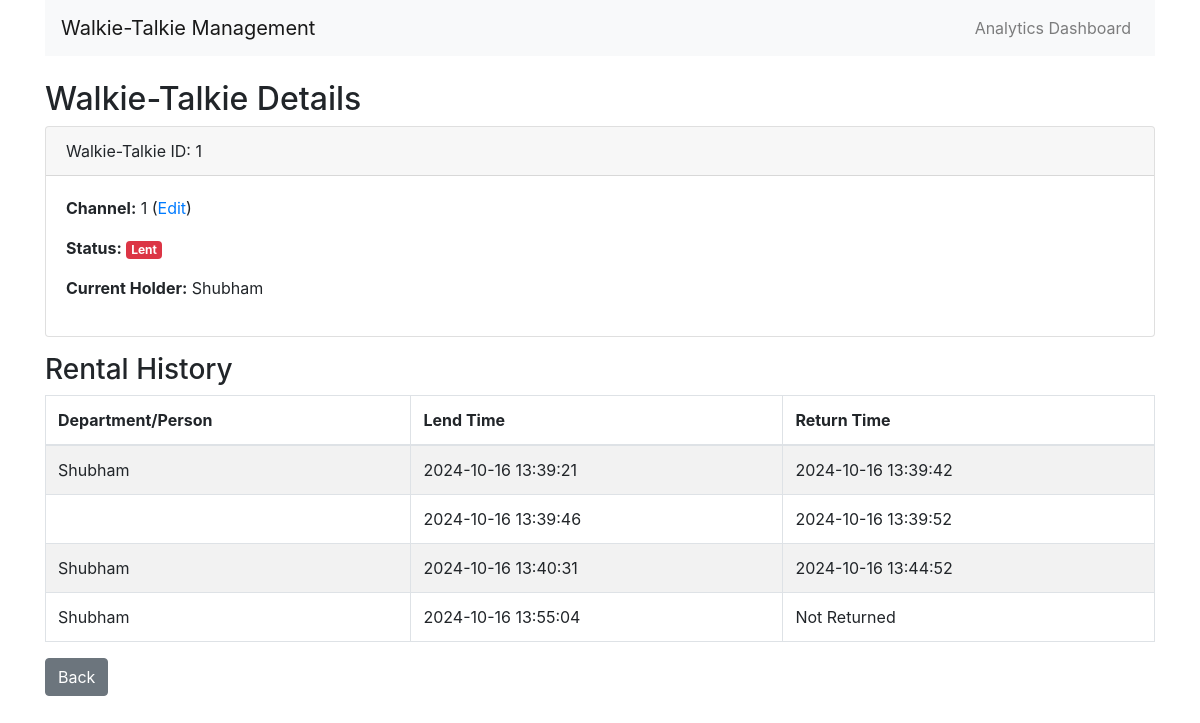
Before: /walkie_talkie/1 with the older database file.
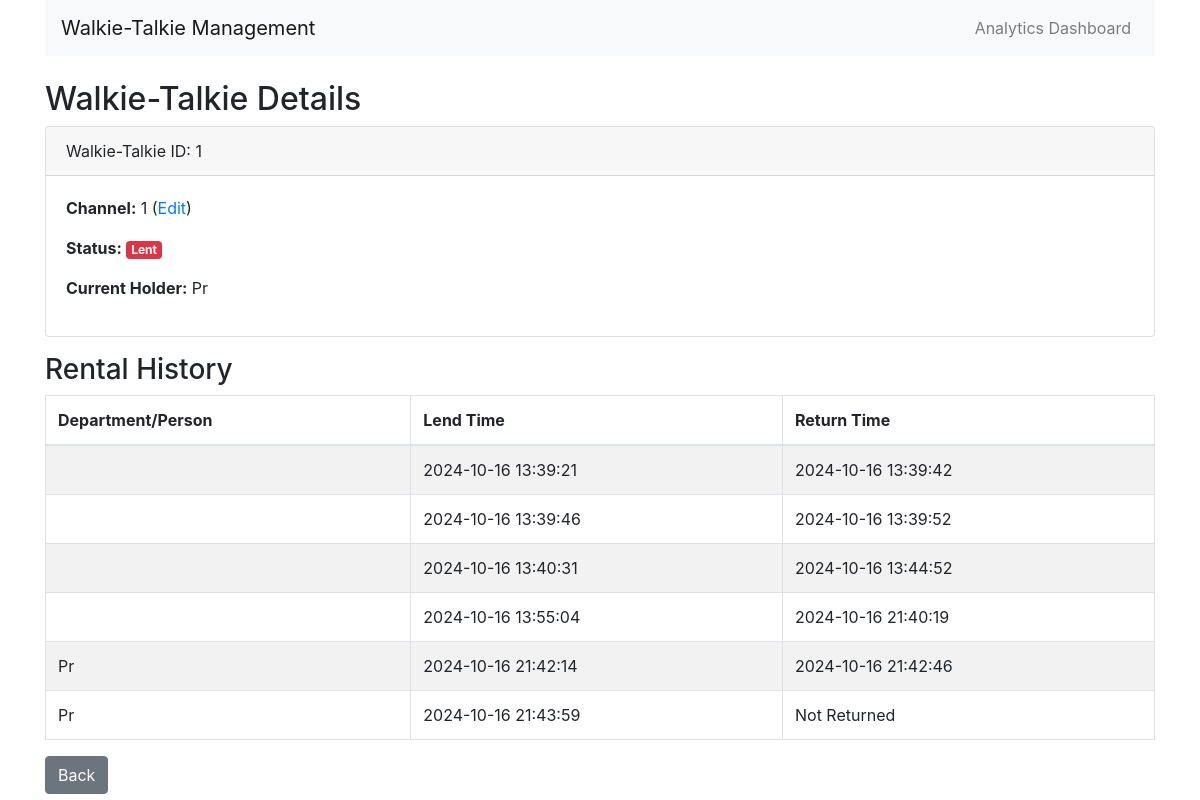
After: the same page with the newer database file.
### models.py (models this page shows)
class WalkieTalkie(db.Model):
    id = db.Column(db.Integer, primary_key=True)
    channel = db.Column(db.Integer, nullable=True, default=1)
    is_lent = db.Column(db.Boolean, default=False)
    current_holder = db.Column(db.String(100), nullable=True)
    is_charged = db.Column(db.Boolean, default=False)  # Default is now False (discharged)
    rental_history = db.relationship('Rental', backref='walkie_talkie', lazy=True)
    rental_history = db.relationship('Rental', backref='walkie_talkie', lazy=True)

class Rental(db.Model):
    id = db.Column(db.Integer, primary_key=True)
    walkie_talkie_id = db.Column(db.Integer, db.ForeignKey('walkie_talkie.id'))
    department_id = db.Column(db.Integer, db.ForeignKey('department.id'))
    lend_time = db.Column(db.DateTime, default=datetime.now)
    return_time = db.Column(db.DateTime, nullable=True)

class Department(db.Model):
    id = db.Column(db.Integer, primary_key=True)
    name = db.Column(db.String(100), nullable=False, unique=True)
    rental_history = db.relationship('Rental', backref='department', lazy=True)

### routes.py (the view)
@app.route('/walkie_talkie/<int:wt_id>')
def view_walkie_talkie(wt_id):
    wt = WalkieTalkie.query.get_or_404(wt_id)
    rentals = Rental.query.filter_by(walkie_talkie_id=wt_id).all()
    return render_template('walkie_talkie.html', wt=wt, rentals=rentals)

### templates/walkie_talkie.html
{% extends 'base.html' %}
{% block content %}
<h2>Walkie-Talkie Details</h2>
<div class="card mb-3">
    <div class="card-header">
        Walkie-Talkie ID: {{ wt.id }}
    </div>
    <div class="card-body">
        <p><strong>Channel:</strong> {{ wt.channel }} (<a href="{{ url_for('edit_walkie_talkie', wt_id=wt.id) }}">Edit</a>)</p>
        <p><strong>Status:</strong>
            {% if wt.is_lent %}
                <span class="badge badge-danger">Lent</span>
            {% else %}
                <span class="badge badge-success">Available</span>
            {% endif %}
        </p>
        <p><strong>Current Holder:</strong> {{ wt.current_holder or 'N/A' }}</p>
    </div>
</div>
<h3>Rental History</h3>
<table class="table table-striped table-bordered">
    <thead>
        <tr>
            <th>Department/Person</th>
            <th>Lend Time</th>
            <th>Return Time</th>
        </tr>
    </thead>
    <tbody>
        {% for rental in rentals %}
        <tr>
            <td>{{ rental.department.name }}</td>
            <td>{{ rental.lend_time.strftime('%Y-%m-%d %H:%M:%S') }}</td>
            <td>{{ rental.return_time.strftime('%Y-%m-%d %H:%M:%S') if rental.return_time else 'Not Returned' }}</td>
        </tr>
        {% endfor %}
    </tbody>
</table>
<a href="{{ url_for('index') }}" class="btn btn-secondary">Back</a>
{% endblock %}

### templates/base.html (shortened to what this page needs)
<!DOCTYPE html>
<html>
<head>
    <link rel="stylesheet"
          href="https://maxcdn.bootstrapcdn.com/bootstrap/4.5.2/css/bootstrap.min.css">
    <link rel="stylesheet" href="https://cdnjs.cloudflare.com/ajax/libs/font-awesome/5.15.1/css/all.min.css">
</head>
<body>
    <div class="container">
        <nav class="navbar navbar-expand-lg navbar-light bg-light mb-4">
            <a class="navbar-brand" href="{{ url_for('index') }}">Walkie-Talkie Management</a>
            <div class="collapse navbar-collapse">
                <ul class="navbar-nav ml-auto">
                    <li class="nav-item">
                        <a class="nav-link" href="{{ url_for('analytics') }}">Analytics Dashboard</a>
                    </li>
                </ul>
            </div>
        </nav>
        {% block content %}{% endblock %}
    </div>
</body>
</html>

Changed rows visible on the page:
changed WalkieTalkie id 1: current_holder "Shubham" → "Pr"
changed Rental (number 1 of 6 on the later page): department.name "Shubham" → (not shown)
changed Rental (number 3 of 6 on the later page): department.name "Shubham" → (not shown)
changed Rental (number 4 of 6 on the later page): return_time "Not Returned" → "2024-10-16 21:40:19"; department.name "Shubham" → (not shown)
added Rental: department.name "Pr", lend_time "2024-10-16 21:42:14", return_time "2024-10-16 21:42:46"
added Rental: department.name "Pr", lend_time "2024-10-16 21:43:59", return_time "Not Returned"
